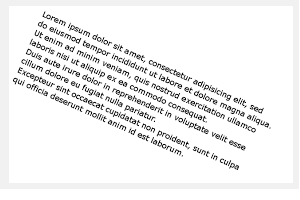
#> input picture data/input/deskew.png, 300 x 200 px, found by its file name
$ jupyter execute --allow-errors Deskew_Crop_Cleaning.ipynb
#> lines starting #> are read from the running program, lines starting #| are printed output that depends on the picture; after the words box and inside, x2 and y2 are one past the last pixel; in counts of white or black regions, pixels touching at a corner belong together
# Thư viện OpenCV

[cell 1]
import numpy as np
import cv2
import os
import matplotlib.pyplot as plt

[cell 2]
ROOT = "../../data/deskew_autocrop_normalize"

img_deskew = 'deskew.png'
img_autocrop = 'auto-crop.png'
img_normalize = 'normalize.jpg'

path_deskew = os.path.join(ROOT, img_deskew)
path_crop = os.path.join(ROOT, img_autocrop)
path_normalize = os.path.join(ROOT, img_normalize)


image = cv2.imread(path_deskew)
#> image is the input picture: shape (200, 300, 3); min 0, max 255, mean 240
image_crop = cv2.imread(path_crop)
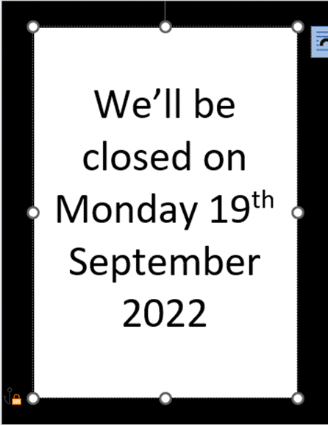
#> input picture data/input/auto-crop.png, 328 x 425 px, found by its file name
#> image_crop is the input picture: shape (425, 328, 3); mean B, G, R 169.9, 169.7, 169.7
image_normalize = cv2.imread(path_normalize)

# Deskew_Image

[cell 3]
def deskew(image_path):
    # Đọc ảnh và chuyển sang ảnh xám
    img = cv2.imread(path_deskew)
    gray = cv2.cvtColor(img, cv2.COLOR_BGR2GRAY)

    # Đảo ngược màu (văn bản trắng trên nền đen) để tính toán dễ hơn
    # Dùng Threshold hoặc Canny để lấy các vùng chứa chữ
    gray = cv2.bitwise_not(gray)
    thresh = cv2.threshold(gray, 0, 255, cv2.THRESH_BINARY | cv2.THRESH_OTSU)[1]

    # Tìm tất cả các tọa độ pixel có giá trị > 0
    coords = np.column_stack(np.where(thresh > 0))

    # Tìm hình chữ nhật có diện tích nhỏ nhất bao quanh tất cả các điểm đó
    # Hàm này trả về ((x,y), (w,h), angle)
    angle = cv2.minAreaRect(coords)[-1]

    # Điều chỉnh góc xoay
    if angle < -45:
        angle = -(90 + angle)
    else:
        angle = -angle

    # Xoay ảnh
    (h, w) = img.shape[:2]
    center = (w // 2, h // 2)
    M = cv2.getRotationMatrix2D(center, angle, 1.0)
    rotated = cv2.warpAffine(img, M, (w, h), flags=cv2.INTER_CUBIC, borderMode=cv2.BORDER_REPLICATE)

    return img, rotated, angle

[cell 4]
# Hiển thị kết quả
original_img, processed_img, angle = deskew(image)
#> in deskew, `gray = cv2.bitwise_not(gray)`:
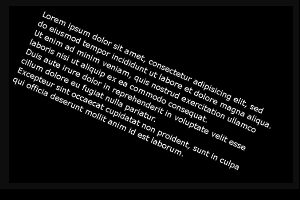
#> gray: shape (200, 300); min 0, max 255, mean 15
#> in deskew, `thresh = cv2.threshold(gray, 0, 255, cv2.THRESH_BINARY | cv2.THRESH_OT..`:
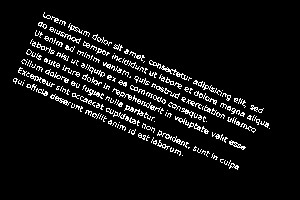
#> thresh: shape (200, 300); 6.8% white in thin lines or dots, all inside (x1, y1, x2, y2) = (13, 12, 270, 170)
#> in deskew, `coords = np.column_stack(np.where(thresh > 0))`: coords = 4072 pairs, first value 12 to 169, second value 13 to 269
#> in deskew, `angle = cv2.minAreaRect(coords)[-1]`: angle = -23.7
#> in deskew, `angle = -angle`: angle = 23.7
#> in deskew, `M = cv2.getRotationMatrix2D(center, angle, 1.0)`: M = [[0.916, 0.402, -27.55], [-0.402, 0.916, 68.73]]
#> in deskew, `rotated = cv2.warpAffine(img, M, (w, h), flags=cv2.INTER_CUBIC, border..`:
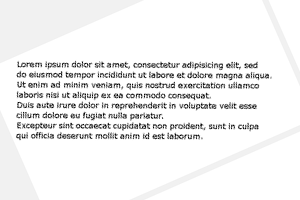
#> rotated: shape (200, 300, 3); min 0, max 255, mean 239.1
#> angle = 23.7

plt.imshow(cv2.cvtColor(processed_img, cv2.COLOR_BGR2RGB))
plt.title(f"Xoay: {angle:.2f} độ")
plt.show()

# Auto-crop

[cell 5]
# Sắp xếp lại 4 điểm
def order_points(pts):
    pts = pts.reshape(4, 2)
    rect = np.zeros((4, 2), dtype="float32")

    s = pts.sum(axis=1)
    rect[0] = pts[np.argmin(s)]  # top-left
    rect[2] = pts[np.argmax(s)]  # bottom-right

    diff = np.diff(pts, axis=1)
    rect[1] = pts[np.argmin(diff)]  # top-right
    rect[3] = pts[np.argmax(diff)]  # bottom-left

    return rect

# Transform phối cảnh
def four_point_transform(image, pts):
    rect = order_points(pts)
    (tl, tr, br, bl) = rect

    # Tính width và height mới
    widthA = np.linalg.norm(br - bl)
    widthB = np.linalg.norm(tr - tl)
    maxWidth = int(max(widthA, widthB))

    heightA = np.linalg.norm(tr - br)
    heightB = np.linalg.norm(tl - bl)
    maxHeight = int(max(heightA, heightB))

    # Destination points
    dst = np.array([
        [0, 0],
        [maxWidth - 1, 0],
        [maxWidth - 1, maxHeight - 1],
        [0, maxHeight - 1]
    ], dtype="float32")

    # Transform
    M = cv2.getPerspectiveTransform(rect, dst)
    warped = cv2.warpPerspective(image, M, (maxWidth, maxHeight))

    return warped

# Detect document (robust)
def detect_document(image):
    gray = cv2.cvtColor(image, cv2.COLOR_BGR2GRAY)

    # Blur để giảm noise
    blurred = cv2.GaussianBlur(gray, (3, 3), 0)

    # Edge detection
    edged = cv2.Canny(blurred, 30, 100)

    # Morphology để nối cạnh
    kernel = np.ones((5, 5), np.uint8)
    edged = cv2.dilate(edged, kernel, iterations=1)
    edged = cv2.erode(edged, kernel, iterations=1)

    # Find contours
    contours, _ = cv2.findContours(edged, cv2.RETR_LIST, cv2.CHAIN_APPROX_SIMPLE)
    contours = sorted(contours, key=cv2.contourArea, reverse=True)

    # Tìm polygon 4 cạnh
    for c in contours[:10]:  # chỉ xét top lớn nhất
        peri = cv2.arcLength(c, True)
        approx = cv2.approxPolyDP(c, 0.02 * peri, True)

        if len(approx) == 4:
            return approx

    return None

# Enhance ảnh (scan effect)
def enhance_scan(image):
    gray = cv2.cvtColor(image, cv2.COLOR_BGR2GRAY)

    # Adaptive threshold
    th = cv2.adaptiveThreshold(
        gray, 255,
        cv2.ADAPTIVE_THRESH_GAUSSIAN_C,
        cv2.THRESH_BINARY,
        11, 2
    )

    return th

# Pipeline chính
def scan_document(image_path):
    image = cv2.imread(path_crop)
    if image is None:
        raise ValueError("Không đọc được ảnh")
    orig = image.copy()

    # Resize để tăng tốc + ổn định
    ratio = image.shape[0] / 500.0
    image = cv2.resize(image, (int(image.shape[1] / ratio), 500))

    # Detect document
    doc_cnt = detect_document(image)

    if doc_cnt is None:
        print("Không detect được document → fallback crop")
        return orig

    # Scale lại contour về ảnh gốc
    doc_cnt = doc_cnt.reshape(4, 2) * ratio

    # Transform phối cảnh
    warped = four_point_transform(orig, doc_cnt)

    # Enhance
    scanned = enhance_scan(warped)

    return scanned

result = scan_document(image_crop)
#> in scan_document, `image = cv2.resize(image, (int(image.shape[1] / ratio), 500))`:
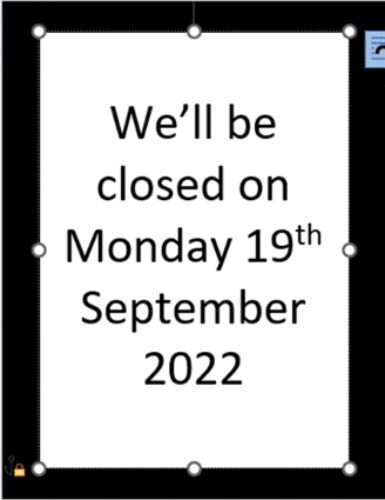
#> image: shape (500, 385, 3); mean B, G, R 170, 169.8, 169.7
#> in detect_document, `blurred = cv2.GaussianBlur(gray, (3, 3), 0)`:
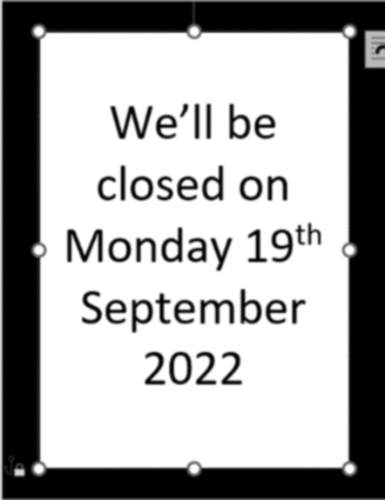
#> blurred: shape (500, 385); min 0, max 255, mean 169.6
#> in detect_document, `edged = cv2.Canny(blurred, 30, 100)`: edged: shape (500, 385); 4.5% white in thin lines or dots
#> in detect_document, `edged = cv2.dilate(edged, kernel, iterations=1)`:
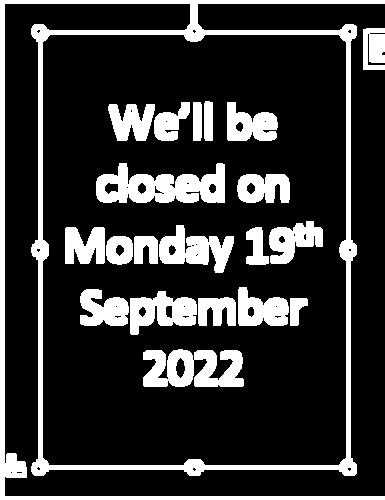
#> edged: shape (500, 385); 20.3% white; 21 white regions, largest, box (x1, y1, x2, y2) and area: (0, 0, 385, 500) 15023, (96, 163, 225, 203) 3350, (143, 349, 244, 387) 2770
#> in detect_document, `edged = cv2.erode(edged, kernel, iterations=1)`:
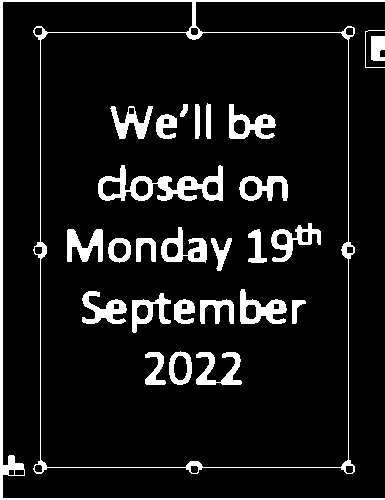
#> edged: shape (500, 385); 9.7% white; 27 white regions
#> in detect_document, `contours, _ = cv2.findContours(edged, cv2.RETR_LIST, cv2.CHAIN_APPROX_..`: contours = 58 contours, 1 with area under 20; largest, box (x1, y1, x2, y2) and area: (0, 0, 385, 500) 136711, (40, 32, 349, 468) 133516, (98, 165, 223, 201) 2132, (240, 289, 287, 324) 866, (229, 104, 276, 139) 825
#> the loop in detect_document, `for c in contours[:10]:` made 2 passes
#> peri on pass 1: 4222.1
#> (peri, approx) on pass 2: (1497.6, [[48, 32], [348, 40], [340, 467], [40, 459]])
#> in scan_document, `doc_cnt = detect_document(image)`: doc_cnt = [[48, 32], [348, 40], [340, 467], [40, 459]]
#> in scan_document, `doc_cnt = doc_cnt.reshape(4, 2) * ratio`: doc_cnt = [[40.8, 27.2], [295.8, 34], [289, 396.9], [34, 390.1]]
#> in order_points, `pts = pts.reshape(4, 2)`: pts has the same summary as doc_cnt in scan_document
#> in order_points, `s = pts.sum(axis=1)`: s = [68, 329.8, 686, 424.1]
#> in order_points, `diff = np.diff(pts, axis=1)`: diff = [-13.6, -261.8, 107.9, 356.1]
#> in four_point_transform, `rect = order_points(pts)`: rect = [[40.8, 27.2], [295.8, 34], [289, 397], [34, 390.1]]
#> in four_point_transform, `(tl, tr, br, bl) = rect`: tl = [40.8, 27.2]; tr = [295.8, 34]; br = [289, 397]; bl = [34, 390.1]
#> in four_point_transform, `widthA = np.linalg.norm(br - bl)`: widthA = 255.1
#> in four_point_transform, `maxWidth = int(max(widthA, widthB))`: maxWidth = 255
#> in four_point_transform, `heightA = np.linalg.norm(tr - br)`: heightA = 363
#> in four_point_transform, `dst = np.array([ [0, 0], [maxWidth - 1, 0], [maxWidth - 1, maxHeight -..`: dst = [[0, 0], [254, 0], [254, 362], [0, 362]]
#> in four_point_transform, `M = cv2.getPerspectiveTransform(rect, dst)`: M = [[0.996, 0.0187, -41.13], [-0.0266, 0.997, -26.03], [1.99e-10, 1.31e-10, 1]]
#> in four_point_transform, `warped = cv2.warpPerspective(image, M, (maxWidth, maxHeight))`:
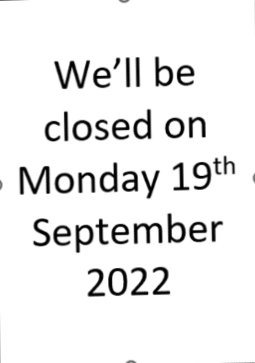
#> warped: shape (363, 255, 3); mean B, G, R 236.9, 236.8, 236.8
#> in enhance_scan, `th = cv2.adaptiveThreshold( gray, 255, cv2.ADAPTIVE_THRESH_GAUSSIAN_C,..`:
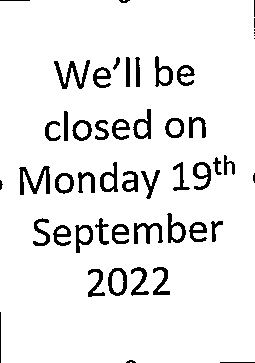
#> th: shape (363, 255); 92.1% white; 51 black regions (8 under 20 px), largest, box (x1, y1, x2, y2) and area: (19, 166, 50, 195) 387, (54, 60, 90, 89) 372, (134, 223, 163, 244) 274
#> (the rest of this cell did not finish here and is left out)
